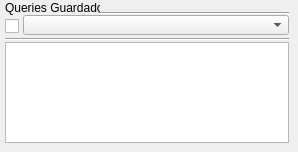
     <widget class="QWidget" name="process_sqlUpdate_tab">
      <attribute name="title">
       <string notr="true">Update</string>
      </attribute>
      <widget class="QLabel" name="process_sqlUpdate_queriesSaved_label">
       <property name="geometry">
        <rect>
         <x>5</x>
         <y>0</y>
         <width>95</width>
         <height>16</height>
        </rect>
       </property>
       <property name="text">
        <string notr="true">Queries Guardados</string>
       </property>
      </widget>
      <widget class="Line" name="process_sqlUpdate_line_1">
       <property name="geometry">
        <rect>
         <x>98</x>
         <y>11</y>
         <width>191</width>
         <height>4</height>
        </rect>
       </property>
       <property name="orientation">
        <enum>Qt::Horizontal</enum>
       </property>
      </widget>
      <widget class="QCheckBox" name="process_sqlUpdate_checkBox">
       <property name="geometry">
        <rect>
         <x>5</x>
         <y>16</y>
         <width>20</width>
         <height>20</height>
        </rect>
       </property>
       <property name="text">
        <string notr="true"/>
       </property>
      </widget>
      <widget class="QPlainTextEdit" name="process_sqlUpdate_updateQuery_plainTextEdit">
       <property name="geometry">
        <rect>
         <x>5</x>
         <y>42</y>
         <width>284</width>
         <height>101</height>
        </rect>
       </property>
       <property name="plainText">
        <string notr="true"/>
       </property>
       <property name="placeholderText">
        <string notr="true">Sentencia en SQL para actualización de datos...</string>
       </property>
      </widget>
      <widget class="QComboBox" name="process_sqlUpdate_querySelection_comboBox">
       <property name="geometry">
        <rect>
         <x>23</x>
         <y>15</y>
         <width>266</width>
         <height>20</height>
        </rect>
       </property>
       <property name="currentText">
        <string notr="true"/>
       </property>
      </widget>
      <widget class="Line" name="process_sqlUpdate_line_2">
       <property name="geometry">
        <rect>
         <x>5</x>
         <y>37</y>
         <width>284</width>
         <height>4</height>
        </rect>
       </property>
       <property name="orientation">
        <enum>Qt::Horizontal</enum>
       </property>
      </widget>
     </widget>
